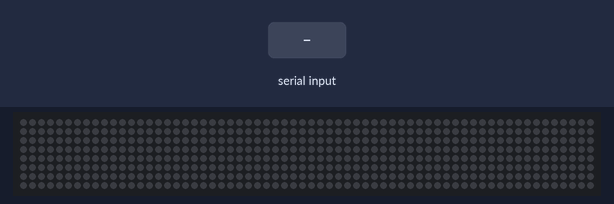
Bench run of a sketch on a simulated Arduino Uno, built with avr-gcc and run on an emulated ATmega328P. On the bench: 64×8 RGB LED matrix (first LED top left, wired row by row). The test bench sets the inputs (shaded band). Dim RGB values are drawn brighter than linear.

Above: at 1.2 s.
1.3 s: "1\n" received over Serial
At 1.85 s:
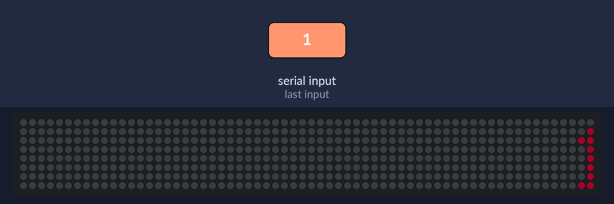
At 33.66 s:
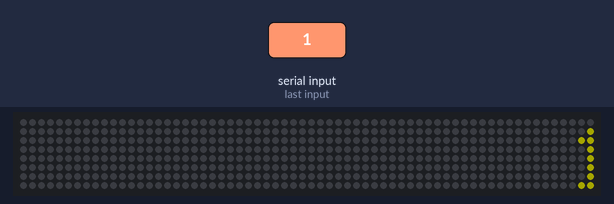

Measured:
- after the input at 1.3 s, the LEDs: first change after 0.33 s (image 1 shows a later state)

The sketch:

led_panels.ino
```cpp
#include <Adafruit_GFX.h>
#include <Adafruit_NeoMatrix.h>
#include <Adafruit_NeoPixel.h>

#define PIN 12

Adafruit_NeoMatrix matrix = Adafruit_NeoMatrix(64, 8, PIN, // 2 32 by 8 LED Panels
  NEO_MATRIX_BOTTOM + NEO_MATRIX_RIGHT +
  NEO_MATRIX_COLUMNS + NEO_MATRIX_ZIGZAG,
  NEO_GRB + NEO_KHZ800);

const uint16_t colors[] = {
  matrix.Color(255, 20, 147),  // Pink
  matrix.Color(255, 0, 0),     // Red
  matrix.Color(255, 165, 0),   // Orange
  matrix.Color(255, 255, 0),   // Yellow
  matrix.Color(0, 255, 0),     // Green
  matrix.Color(0, 255, 255),   // Cyan
  matrix.Color(0, 0, 255),     // Blue
  matrix.Color(128, 0, 128)    // Purple
};

void setup() {
  matrix.begin();
  matrix.setTextWrap(false);
  matrix.setBrightness(40);

  Serial.begin(9600);
}

void loop() {
  static int pass = 0;
  static int x = matrix.width(); // Initial x position off-screen

  if (Serial.available()) {
    String inputString = Serial.readStringUntil('\n');
    inputString.trim();

    // Calculate text length and width based on user input
    int textLength = inputString.length();
    int textWidth = textLength * 6; // Each character is 6 pixels wide
    int y = 1; // Second row from the top

    // Continuously scroll the text
    while (true) {
      matrix.fillScreen(0); // Clear screen for new frame

      // Print text at current position
      matrix.setTextColor(colors[pass]);
      matrix.setCursor(x, y);
      matrix.print(inputString);

      matrix.show(); //Display on LED panel
      delay(100);    // Adjust scrolling speed

      // Scroll text leftward
      if (--x < -textWidth) {
        x = matrix.width();
        if (++pass >= sizeof(colors) / sizeof(colors[0])) pass = 0; // Cycle through colors
      }


      if (Serial.available()) {
        break;
      }
    }
  }
}
```
